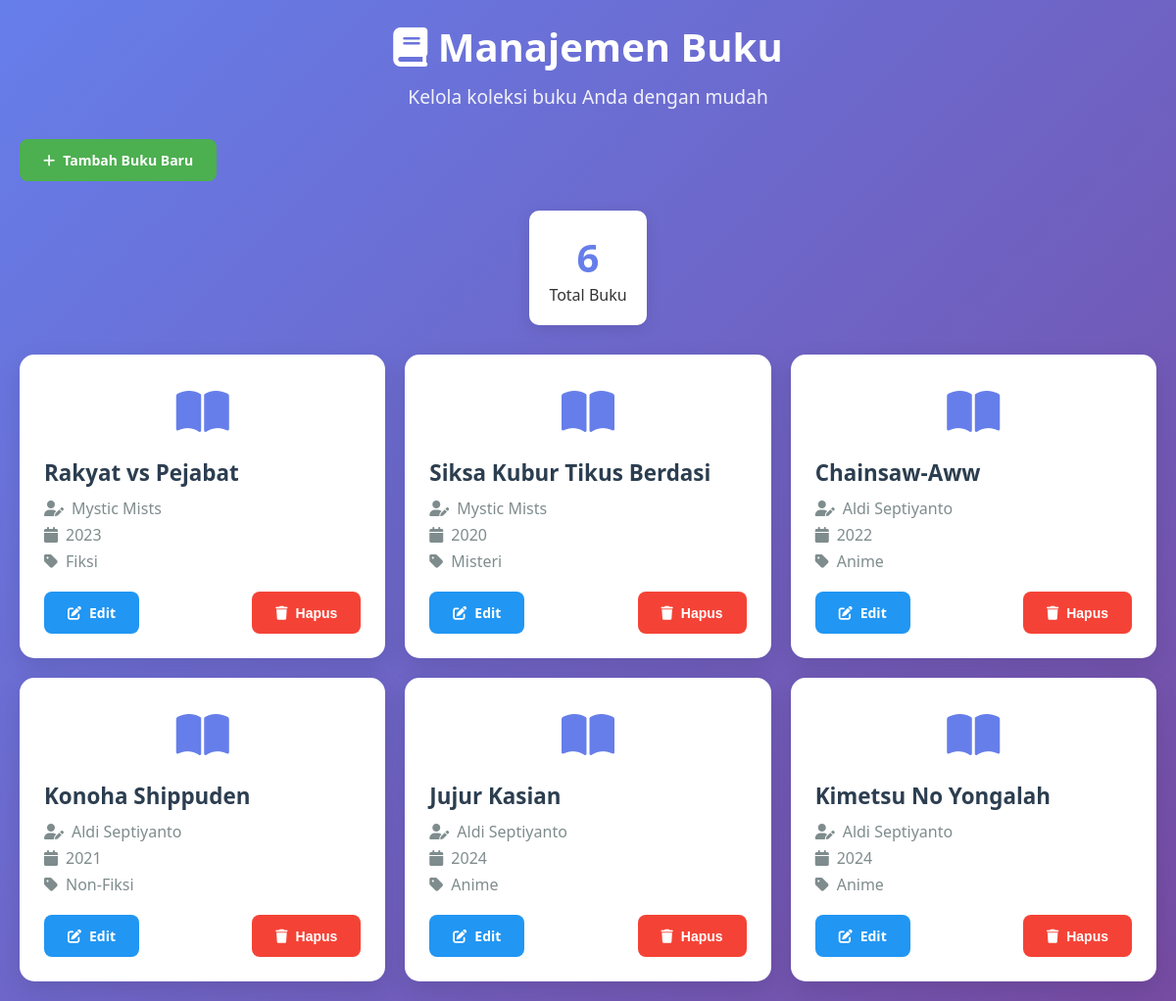
The page / on the database its author committed.
### tables this page shows
CREATE TABLE books (
        id INTEGER PRIMARY KEY AUTOINCREMENT,
        judul VARCHAR(100) NOT NULL,
        penulis VARCHAR(100) NOT NULL
    , tahun INTEGER, genre VARCHAR(50));

### app.py (the view)
@app.route('/')
def index():
    conn = connect_db()
    books = conn.execute("SELECT * FROM books ORDER BY id DESC").fetchall()
    conn.close()
    return render_template('index.html', books=books)

### app.py (called while the page is built)
def connect_db():
    conn = sqlite3.connect(DB_NAME)
    conn.row_factory = sqlite3.Row
    return conn

### templates/index.html (shortened to what this page needs)
<!DOCTYPE html>
<html lang="id">
<head>
    <link rel="stylesheet" href="{{ url_for('static', filename='style.css') }}">
    <link href="https://cdnjs.cloudflare.com/ajax/libs/font-awesome/6.0.0/css/all.min.css" rel="stylesheet">
</head>
<body>
    <div class="container">
        <header class="header">
            <h1 class="title"><i class="fas fa-book"></i> Manajemen Buku</h1>
            <p class="subtitle">Kelola koleksi buku Anda dengan mudah</p>
        </header>
        <div class="actions">
            <a href="{{ url_for('add') }}" class="btn btn-primary">
                <i class="fas fa-plus"></i> Tambah Buku Baru
            </a>
        </div>
        <div class="stats">
            <div class="stat-card">
                <h3>{{ books|length }}</h3>
                <p>Total Buku</p>
            </div>
        </div>
        <div class="book-list">
            {% if books %}
                {% for book in books %}
                <div class="book-card">
                    <div class="book-cover">
                        <i class="fas fa-book-open"></i>
                    </div>
                    <div class="book-info">
                        <h3 class="book-title">{{ book.judul }}</h3>
                        <p class="book-author"><i class="fas fa-user-pen"></i> {{ book.penulis }}</p>
                        {% if book.tahun %}
                        <p class="book-year"><i class="fas fa-calendar"></i> {{ book.tahun }}</p>
                        {% endif %}
                        {% if book.genre %}
                        <p class="book-genre"><i class="fas fa-tag"></i> {{ book.genre }}</p>
                        {% endif %}
                    </div>
                    <div class="book-actions">
                        <a href="{{ url_for('edit', id=book.id) }}" class="btn btn-edit">
                            <i class="fas fa-edit"></i> Edit
                        </a>
                        <button class="btn btn-delete" onclick="confirmDelete({{ book.id }}, '{{ book.judul|replace("'", "\\'") }}')">
                            <i class="fas fa-trash"></i> Hapus
                        </button>
                    </div>
                </div>
                {% endfor %}
            {% endif %}
        </div>
    </div>
</body>
</html>

### static/style.css (style rules this page uses)
* { margin: 0; padding: 0; box-sizing: border-box; }
body { font-family: 'Segoe UI', Tahoma, Geneva, Verdana, sans-serif; background: linear-gradient(135deg, #667eea 0%, #764ba2 100%); min-height: 100vh; padding: 20px; color: #333; }
.container { max-width: 1200px; margin: 0 auto; }
.header { text-align: center; margin-bottom: 30px; color: white; }
.title { font-size: 2.5rem; margin-bottom: 10px; }
.subtitle { font-size: 1.2rem; opacity: 0.9; }
.btn { display: inline-flex; align-items: center; gap: 8px; padding: 12px 24px; border: none; border-radius: 8px; text-decoration: none; font-weight: 600; cursor: pointer; transition: all 0.3s ease; font-size: 14px; }
.btn-primary { background: #4CAF50; color: white; }
.btn-edit { background: #2196F3; color: white; }
.btn-delete { background: #f44336; color: white; }
.stats { display: flex; justify-content: center; margin: 30px 0; }
.stat-card { background: white; padding: 20px; border-radius: 10px; text-align: center; box-shadow: 0 4px 15px rgba(0,0,0,0.1); }
.stat-card h3 { font-size: 2.5rem; color: #667eea; }
.book-list { display: grid; grid-template-columns: repeat(auto-fill, minmax(350px, 1fr)); gap: 20px; margin-top: 30px; }
.book-card { background: white; border-radius: 15px; padding: 25px; box-shadow: 0 8px 25px rgba(0,0,0,0.1); transition: transform 0.3s ease, box-shadow 0.3s ease; display: flex; flex-direction: column; gap: 15px; }
.book-cover { text-align: center; font-size: 3rem; color: #667eea; }
.book-info { flex: 1; }
.book-title { font-size: 1.4rem; color: #2c3e50; margin-bottom: 10px; }
.book-author, .book-year, .book-genre { color: #7f8c8d; margin-bottom: 5px; display: flex; align-items: center; gap: 8px; }
.book-actions { display: flex; gap: 10px; justify-content: space-between; }

### rows shown on the page
books: judul "Rakyat vs Pejabat", penulis "Mystic Mists", tahun "2023", genre "Fiksi"
books: judul "Siksa Kubur Tikus Berdasi", penulis "Mystic Mists", tahun "2020", genre "Misteri"
books: judul "Chainsaw-Aww", penulis "Aldi Septiyanto", tahun "2022", genre "Anime"
books: judul "Konoha Shippuden", penulis "Aldi Septiyanto", tahun "2021", genre "Non-Fiksi"
books: judul "Jujur Kasian", penulis "Aldi Septiyanto", tahun "2024", genre "Anime"
books: judul "Kimetsu No Yongalah", penulis "Aldi Septiyanto", tahun "2024", genre "Anime"

### other values the page prints
{{ books|length }} "6"
